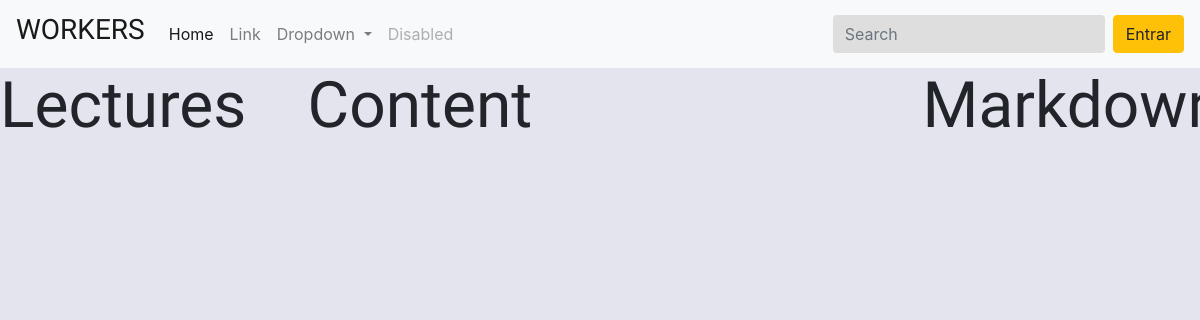
Before: / with the older database file.
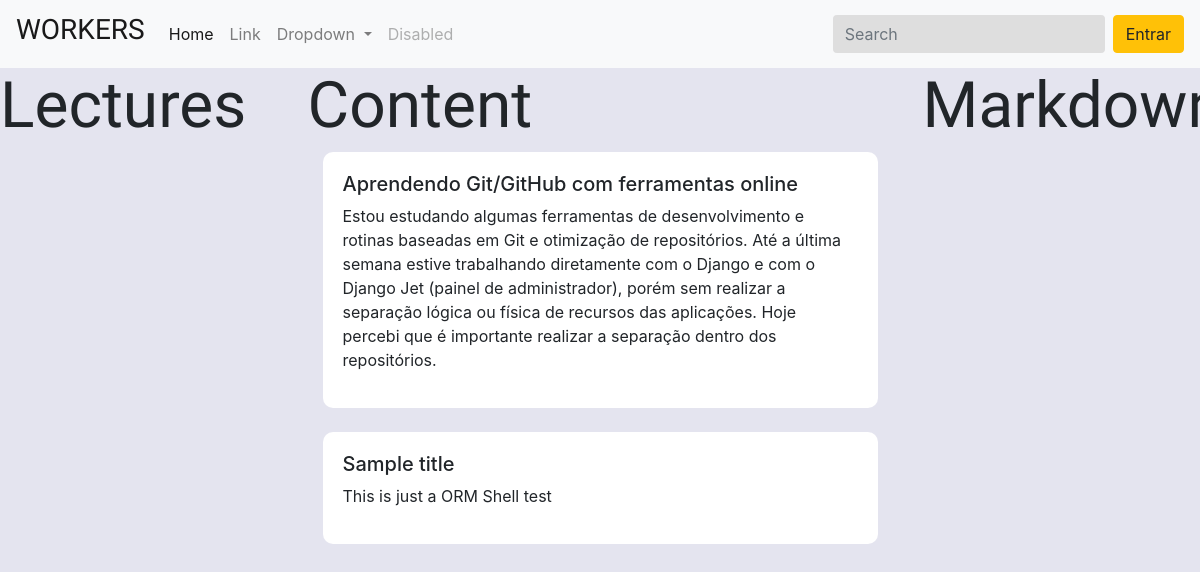
After: the same page with the newer database file.
### blog/models.py (models this page shows, shortened)
class Post(models.Model):
    author = models.ForeignKey(settings.AUTH_USER_MODEL, on_delete=models.CASCADE)
    title = models.CharField(max_length=200)
    text = models.TextField()
    created_date = models.DateTimeField(default=timezone.now)
    published_date = models.DateTimeField(blank=True, null=True)

### blog/views.py (the view)
# urls.py: path('', views.post_list, name = 'post_list'),
def post_list(request):
    posts = Post.objects.all()
    return render(request, 'blog/post_list.html',{'posts' : posts})

### blog/templates/blog/post_list.html (shortened to what this page needs)
<!doctype html>
<html lang="pt-BR">
  <head>
    <link rel="stylesheet" href="https://stackpath.bootstrapcdn.com/bootstrap/4.4.1/css/bootstrap.min.css">
  </head>
  <body>
    <nav class="navbar navbar-expand-lg navbar-light bg-light">
        <a class="navbar-brand" href="#"><H3>WORKERS</H3></a>
        <div class="collapse navbar-collapse" id="navbarSupportedContent">
          <ul class="navbar-nav mr-auto">
            <li class="nav-item active">
              <a class="nav-link" href="#">Home <span class="sr-only">(current)</span></a>
            </li>
            <li class="nav-item">
              <a class="nav-link" href="#">Link</a>
            </li>
            <li class="nav-item dropdown">
              <a class="nav-link dropdown-toggle" href="#" id="navbarDropdown" role="button" data-toggle="dropdown" aria-haspopup="true" aria-expanded="false">
                Dropdown
              </a>
            </li>
            <li class="nav-item">
              <a class="nav-link disabled" href="#" tabindex="-1" aria-disabled="true">Disabled</a>
            </li>
          </ul>
          <form class="form-inline my-2 my-lg-0">
            <input class="form-control mr-sm-2" type="search" placeholder="Search" aria-label="Search">
            <button class="btn btn-warning my-2 my-sm-0" type="submit">Entrar</button>
          </form>
        </div>
      </nav>
      <div class="row">
        <div class="col-md-3">
          <h1> Lectures </h1>
        </div>
        <div class="col-md-6">
          <h1> Content </h1>
          <section class="container">
            <div class="row">
                {% for post in posts %}
                <div class="col-md-12 mb-4">
                    <div class="card">
                        <div class="card-body">
                            <h5> {{ post.title }} </h5>
                            <p> {{ post.text }}</p>
                        </div>
                    </div>
                </div>
                {% endfor %}
            </div>
        </section>
        </div>
        <div class="col-md-3">
          <h1> Markdown </h1>
        </div>
      </div>
  </body>
</html>

### blog/templates/blog/post_list.html (style rules this page uses)
h1 { font-size: 4em; }
h1, h2, h3 { font-family: 'Alata', sans-serif; }
.form-control { background-color: #dedede; border: none; }
body { background-color: #e4e4ef; }
.card { border: none !important; border-radius: 10px; }

Changed rows visible on the page:
added Post: title "Aprendendo Git/GitHub com ferramentas online", text "Estou estudando algumas ferramentas de desenvolvimento e rotinas baseadas em Git e otimização de repositórios. Até a última semana estive trabalhando diretamente com o Django e com o Django Jet (painel de administrador), porém sem realizar a separação lógica ou física de recursos das aplicações. Hoje percebi que é importante realizar a separação dentro dos repositórios."
added Post: title "Sample title", text "This is just a ORM Shell test"
